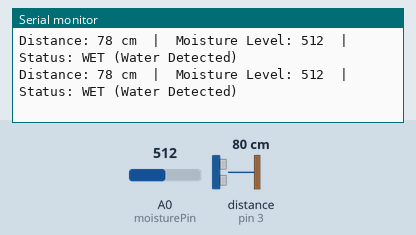
This sketch was run on a simulated Arduino Uno, built with avr-gcc and run on an emulated ATmega328P. Shown: the last lines printed to the serial monitor. Wiring (inferred from the names in the program): ultrasonic range finder: trigger pin 2; echo pin 3. The inputs (shaded band) are chosen by the test bench; at power-on: A0 (moisturePin) = 512, distance to the obstacle (sensor on pin 3) 80 cm. The echo pulse lasts 58.3 µs per cm.

Above: at 1.3 s.
1.4 s: A0 (moisturePin) set to 692
At 2.0 s:
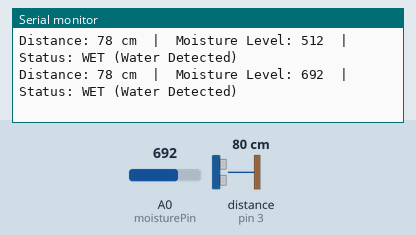
2.9 s: A0 (moisturePin) set to 708
At 3.5 s:
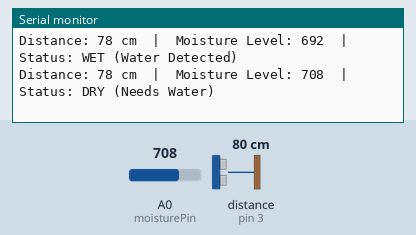

The sketch:

sketch_apr7a.ino
```cpp
// Pin Definitions
const int trigPin = 2;
const int echoPin = 3;
const int moisturePin = A0; // Soil sensor connected to Analog 0

// Threshold for Soil (Adjust this based on your sensor)
// Lower values = Wet, Higher values = Dry
const int dryThreshold = 700;

void setup() {
  pinMode(trigPin, OUTPUT);
  pinMode(echoPin, INPUT);

  Serial.begin(9600); // Initialize Serial Monitor
  Serial.println("--- Dual Measurement System Starting ---");
}

void loop() {
  // 1. ULTRASONIC MEASUREMENT
  long duration;
  int distance;

  digitalWrite(trigPin, LOW);
  delayMicroseconds(2);
  digitalWrite(trigPin, HIGH);
  delayMicroseconds(10);
  digitalWrite(trigPin, LOW);

  duration = pulseIn(echoPin, HIGH);
  distance = duration * 0.034 / 2; // Convert to cm

  // 2. SOIL MOISTURE MEASUREMENT
  int moistureValue = analogRead(moisturePin);
  String soilStatus;

  if (moistureValue < dryThreshold) {
    soilStatus = "WET (Water Detected)";
  } else {
    soilStatus = "DRY (Needs Water)";
  }

  // 3. DISPLAY RESULTS TO SERIAL MONITOR
  Serial.print("Distance: ");
  Serial.print(distance);
  Serial.print(" cm  |  ");

  Serial.print("Moisture Level: ");
  Serial.print(moistureValue);
  Serial.print("  |  Status: ");
  Serial.println(soilStatus);

  delay(500); // Wait half a second before next reading
}
```

Measured:
- the behaviour switches between 699 and 700 on A0 (moisturePin) (found by bisection; images 1 and 2)
- after the input at 1.4 s, the serial monitor: prints a new line after 0.19 s (image 1)
- after the input at 2.9 s, the serial monitor: prints a new line after 0.23 s (image 2)
